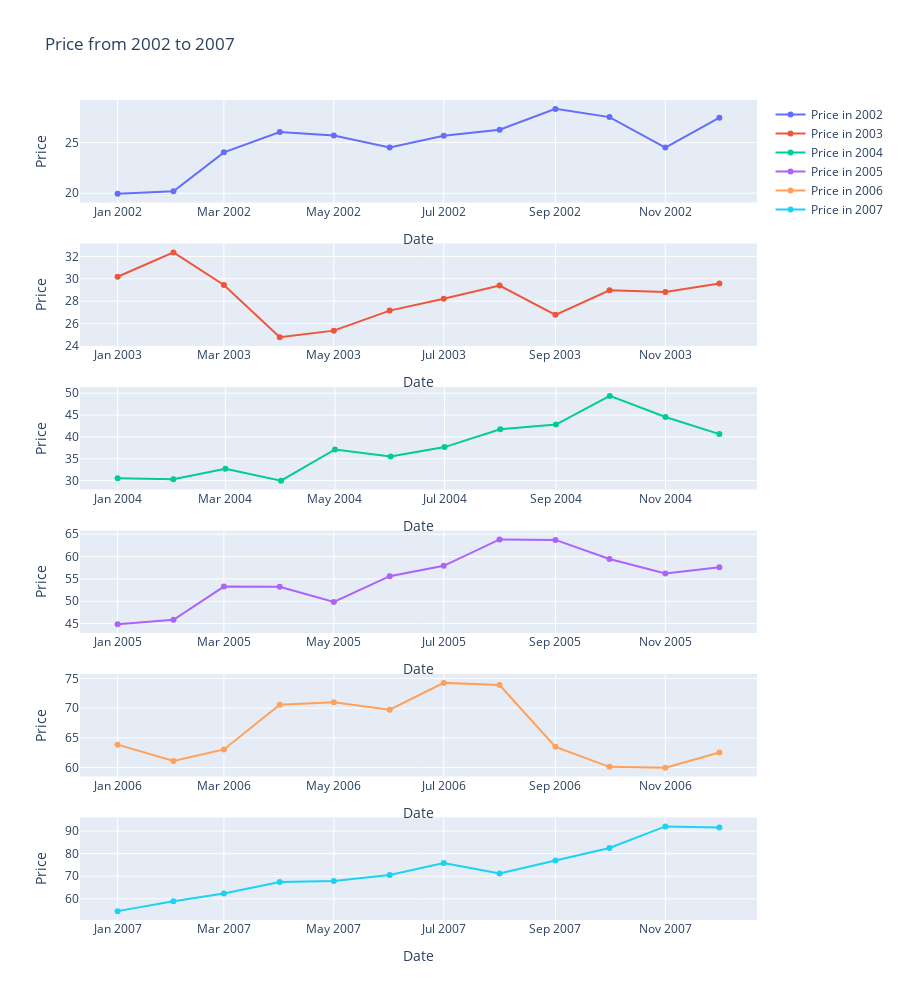

Notebook source saved alongside this figure:
### Code cell
#%%

plot_seasonal_decomposition(differenced_data)
plot_acf_pacf_plots(differenced_data)
plot_seasonal_data(data)
evaluate_stationarity(differenced_data)

### Figure 1 — Plotly figure (JSON) as saved in the notebook; plotly's stock layout.template omitted (floating-point values rounded to 4 significant figures)
{"data": [{"name": "Price in 2002", "type": "scatter", "x": ["2002-01-01T00:00:00", "2002-02-01T00:00:00", "2002-03-01T00:00:00", "2002-04-01T00:00:00", "2002-05-01T00:00:00", "2002-06-01T00:00:00", "2002-07-01T00:00:00", "2002-08-01T00:00:00", "2002-09-01T00:00:00", "2002-10-01T00:00:00", "2002-11-01T00:00:00", "2002-12-01T00:00:00"], "xaxis": "x", "y": [19.96, 20.19, 24.03, 26.03, 25.69, 24.51, 25.67, 26.26, 28.32, 27.51, 24.5, 27.45], "yaxis": "y"}, {"name": "Price in 2003", "type": "scatter", "x": ["2003-01-01T00:00:00", "2003-02-01T00:00:00", "2003-03-01T00:00:00", "2003-04-01T00:00:00", "2003-05-01T00:00:00", "2003-06-01T00:00:00", "2003-07-01T00:00:00", "2003-08-01T00:00:00", "2003-09-01T00:00:00", "2003-10-01T00:00:00", "2003-11-01T00:00:00", "2003-12-01T00:00:00"], "xaxis": "x2", "y": [30.18, 32.36, 29.45, 24.79, 25.37, 27.16, 28.21, 29.4, 26.78, 28.97, 28.83, 29.58], "yaxis": "y2"}, {"name": "Price in 2004", "type": "scatter", "x": ["2004-01-01T00:00:00", "2004-02-01T00:00:00", "2004-03-01T00:00:00", "2004-04-01T00:00:00", "2004-05-01T00:00:00", "2004-06-01T00:00:00", "2004-07-01T00:00:00", "2004-08-01T00:00:00", "2004-09-01T00:00:00", "2004-10-01T00:00:00", "2004-11-01T00:00:00", "2004-12-01T00:00:00"], "xaxis": "x3", "y": [30.56, 30.34, 32.73, 30, 37.13, 35.52, 37.67, 41.73, 42.82, 49.38, 44.55, 40.64], "yaxis": "y3"}, {"name": "Price in 2005", "type": "scatter", "x": ["2005-01-01T00:00:00", "2005-02-01T00:00:00", "2005-03-01T00:00:00", "2005-04-01T00:00:00", "2005-05-01T00:00:00", "2005-06-01T00:00:00", "2005-07-01T00:00:00", "2005-08-01T00:00:00", "2005-09-01T00:00:00", "2005-10-01T00:00:00", "2005-11-01T00:00:00", "2005-12-01T00:00:00"], "xaxis": "x4", "y": [44.88, 45.85, 53.28, 53.22, 49.85, 55.6, 57.93, 63.84, 63.72, 59.44, 56.21, 57.61], "yaxis": "y4"}, {"name": "Price in 2006", "type": "scatter", "x": ["2006-01-01T00:00:00", "2006-02-01T00:00:00", "2006-03-01T00:00:00", "2006-04-01T00:00:00", "2006-05-01T00:00:00", "2006-06-01T00:00:00", "2006-07-01T00:00:00", "2006-08-01T00:00:00", "2006-09-01T00:00:00", "2006-10-01T00:00:00", "2006-11-01T00:00:00", "2006-12-01T00:00:00"], "xaxis": "x5", "y": [63.86, 61.1, 63.06, 70.56, 70.97, 69.74, 74.24, 73.87, 63.49, 60.13, 60, 62.54], "yaxis": "y5"}, {"name": "Price in 2007", "type": "scatter", "x": ["2007-01-01T00:00:00", "2007-02-01T00:00:00", "2007-03-01T00:00:00", "2007-04-01T00:00:00", "2007-05-01T00:00:00", "2007-06-01T00:00:00", "2007-07-01T00:00:00", "2007-08-01T00:00:00", "2007-09-01T00:00:00", "2007-10-01T00:00:00", "2007-11-01T00:00:00", "2007-12-01T00:00:00"], "xaxis": "x6", "y": [54.56, 58.96, 62.36, 67.49, 67.92, 70.55, 75.84, 71.17, 77, 82.47, 92.06, 91.51], "yaxis": "y6"}], "layout": {"height": 1000, "title": {"text": "Price from 2002 to 2007"}, "xaxis": {"anchor": "y", "domain": [0, 1], "title": {"text": "Date"}}, "xaxis2": {"anchor": "y2", "domain": [0, 1], "title": {"text": "Date"}}, "xaxis3": {"anchor": "y3", "domain": [0, 1], "title": {"text": "Date"}}, "xaxis4": {"anchor": "y4", "domain": [0, 1], "title": {"text": "Date"}}, "xaxis5": {"anchor": "y5", "domain": [0, 1], "title": {"text": "Date"}}, "xaxis6": {"anchor": "y6", "domain": [0, 1], "title": {"text": "Date"}}, "yaxis": {"anchor": "x", "domain": [0.875, 1], "title": {"text": "Price"}}, "yaxis2": {"anchor": "x2", "domain": [0.7, 0.825], "title": {"text": "Price"}}, "yaxis3": {"anchor": "x3", "domain": [0.525, 0.65], "title": {"text": "Price"}}, "yaxis4": {"anchor": "x4", "domain": [0.35, 0.475], "title": {"text": "Price"}}, "yaxis5": {"anchor": "x5", "domain": [0.175, 0.3], "title": {"text": "Price"}}, "yaxis6": {"anchor": "x6", "domain": [0, 0.125], "title": {"text": "Price"}}}}
